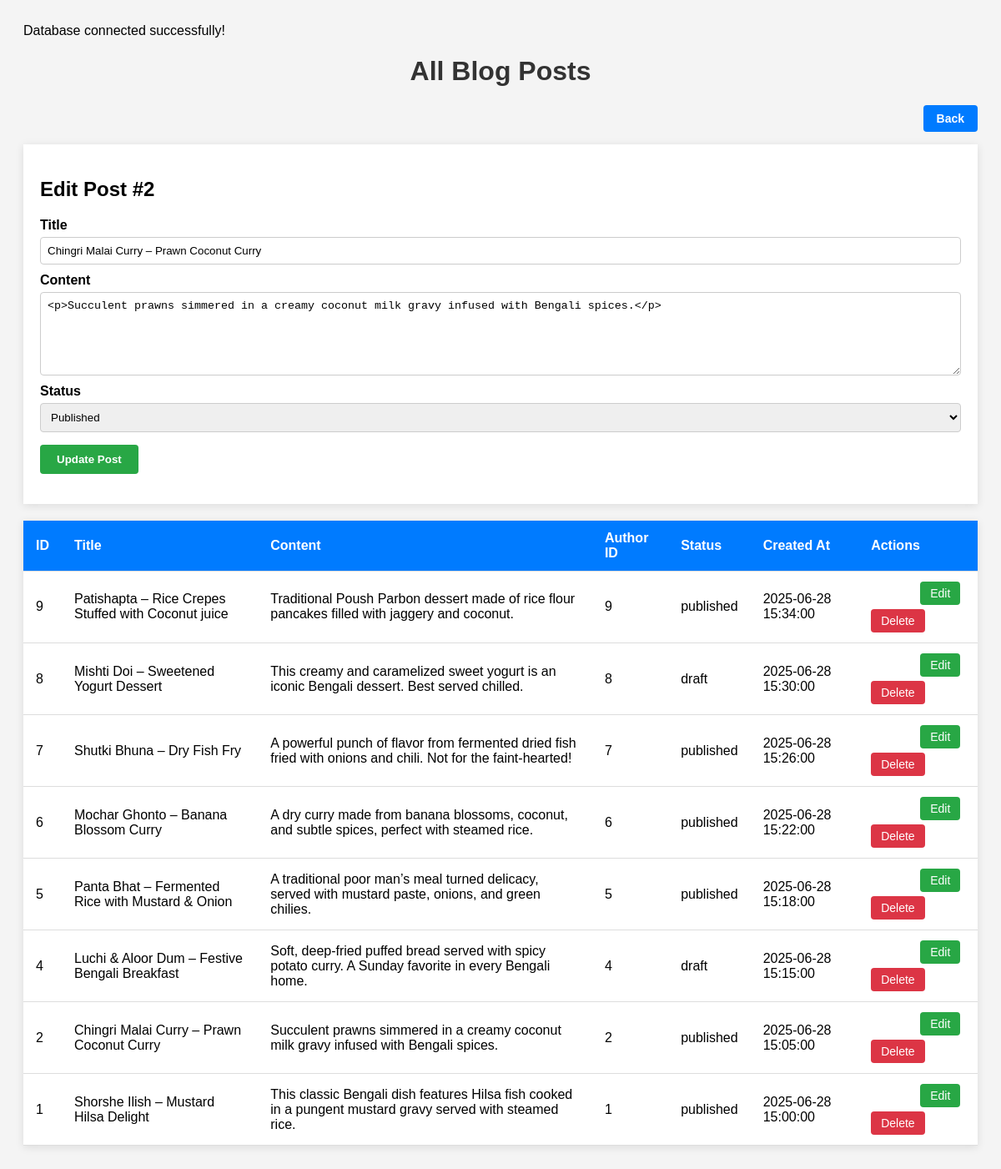
The app's page /view/dashboard/see_post.php?edit_post=2 (signed in) with its own data.
### tables this page shows
CREATE TABLE `posts` (
  `post_id` int(11) NOT NULL,
  `title` varchar(255) NOT NULL,
  `content` longtext NOT NULL,
  `author_id` int(11) NOT NULL,
  `status` enum('draft','published') DEFAULT 'draft',
  `created_at` datetime DEFAULT current_timestamp()
);

### view/dashboard/see_post.php (the view, shortened to what this page needs)
<?php
include "../../model/database.php";
$sql = "SELECT * FROM posts ORDER BY created_at DESC";
$result = $conn->query($sql);
$editing = false;
$edit_post = null;
if (isset($_GET['edit_post'])) {
    $editing = true;
    $edit_post_id = (int) $_GET['edit_post'];
    $stmt = $conn->prepare("SELECT * FROM posts WHERE post_id = ?");
    $stmt->bind_param("i", $edit_post_id);
    $stmt->execute();
    $res = $stmt->get_result();
    $edit_post = $res->fetch_assoc();
}
?>
<!DOCTYPE html>
<html lang="en">
<head>
</head>
<body>
    <h1>All Blog Posts</h1>
    <div class="top-bar">
        <a href="post.php" class="home-btn">Back</a>
    </div>
    <?php if ($editing && $edit_post): ?>
        <div class="edit-form">
            <h2>Edit Post #<?= $edit_post['post_id'] ?></h2>
            <form method="POST" action="see_post.php">
                <label for="title">Title</label>
                <input type="text" id="title" name="title" required value="<?= htmlspecialchars($edit_post['title']) ?>">
                <label for="content">Content</label>
                <textarea id="content" name="content" required><?= htmlspecialchars($edit_post['content']) ?></textarea>
                <label for="status">Status</label>
                <select id="status" name="status" required>
                    <option value="published" <?= $edit_post['status'] === 'published' ? 'selected' : '' ?>>Published</option>
                </select>
                <input type="submit" value="Update Post">
            </form>
        </div>
    <?php endif; ?>
    <?php if ($result->num_rows > 0): ?>
        <table>
            <tr>
                <th>ID</th>
                <th>Title</th>
                <th>Content</th>
                <th>Author ID</th>
                <th>Status</th>
                <th>Created At</th>
                <th>Actions</th>
            </tr>
            <?php while ($row = $result->fetch_assoc()): ?>
                <tr>
                    <td><?= htmlspecialchars($row['post_id']) ?></td>
                    <td><?= htmlspecialchars($row['title']) ?></td>
                    <td><?= $row['content'] ?></td>
                    <td><?= htmlspecialchars($row['author_id']) ?></td>
                    <td><?= htmlspecialchars($row['status']) ?></td>
                    <td><?= htmlspecialchars($row['created_at']) ?></td>
                    <td class="actions">
                    <a class="view" href="view_post.php?post_id=<?= $row['post_id'] ?>">View</a>
                        <a class="edit" href="?edit_post=<?= $row['post_id'] ?>">Edit</a>
                        <a class="delete" href="?post_id=<?= $row['post_id'] ?>&author_id=<?= $row['author_id'] ?>"
                            onclick="return confirm('Are you sure?')">Delete</a>
                    </td>
                </tr>
            <?php endwhile; ?>
        </table>
    <?php else: ?>
        <p>No posts found.</p>
    <?php endif; ?>
</body>
</html>

### view/dashboard/see_post.php (style rules this page uses)
body { font-family: Arial, sans-serif; background: #f4f4f4; padding: 20px; }
h1 { text-align: center; color: #333; }
.top-bar { width: 100%; display: flex; justify-content: flex-end; margin-bottom: 15px; }
.home-btn { background-color: #007BFF; color: white; padding: 8px 16px; border-radius: 4px; text-decoration: none; font-weight: bold; font-size: 14px; transition: background-color 0.3s ease; }
table { width: 100%; border-collapse: collapse; background: white; box-shadow: 0 2px 10px rgba(0, 0, 0, 0.1); margin-top: 20px; }
th, td { padding: 12px 15px; text-align: left; border-bottom: 1px solid #ddd; }
th { background-color: #007BFF; color: white; }
.actions { display: flex; flex-wrap: wrap; gap: 5px; }
.actions a { text-decoration: none; padding: 6px 12px; border-radius: 4px; color: white; font-size: 14px; display: inline-block; }
.edit { background-color: #28a745; }
.delete { background-color: #dc3545; }
.edit-form { background: white; padding: 20px; margin-bottom: 20px; box-shadow: 0 2px 10px rgba(0, 0, 0, 0.1); }
.edit-form label { display: block; margin: 10px 0 5px; font-weight: bold; }
.edit-form input[type="text"], .edit-form textarea, .edit-form select { width: 100%; padding: 8px; border-radius: 4px; border: 1px solid #ccc; box-sizing: border-box; }
.edit-form textarea { resize: vertical; min-height: 100px; }
.edit-form input[type="submit"] { background-color: #28a745; color: white; padding: 10px 20px; margin-top: 15px; border: none; border-radius: 4px; cursor: pointer; font-weight: bold; }

### records on screen
posts: post_id "2", title "Chingri Malai Curry – Prawn Coconut Curry", content "<p>Succulent prawns simmered in a creamy coconut milk gravy infused with Bengali spices.</p>", status "Published", content "Succulent prawns simmered in a creamy coconut milk gravy infused with Bengali spices.", author "2", status "published", created_at "2025-06-28 15:05:00"
posts: post_id "9", title "Patishapta – Rice Crepes Stuffed with Coconut juice", content "Traditional Poush Parbon dessert made of rice flour pancakes filled with jaggery and coconut.", author "9", status "published", created_at "2025-06-28 15:34:00"
posts: post_id "8", title "Mishti Doi – Sweetened Yogurt Dessert", content "This creamy and caramelized sweet yogurt is an iconic Bengali dessert. Best served chilled.", author "8", status "draft", created_at "2025-06-28 15:30:00"
posts: post_id "7", title "Shutki Bhuna – Dry Fish Fry", content "A powerful punch of flavor from fermented dried fish fried with onions and chili. Not for the faint-hearted!", author "7", status "published", created_at "2025-06-28 15:26:00"
posts: post_id "6", title "Mochar Ghonto – Banana Blossom Curry", content "A dry curry made from banana blossoms, coconut, and subtle spices, perfect with steamed rice.", author "6", status "published", created_at "2025-06-28 15:22:00"
posts: post_id "5", title "Panta Bhat – Fermented Rice with Mustard & Onion", content "A traditional poor man’s meal turned delicacy, served with mustard paste, onions, and green chilies.", author "5", status "published", created_at "2025-06-28 15:18:00"
posts: post_id "4", title "Luchi & Aloor Dum – Festive Bengali Breakfast", content "Soft, deep-fried puffed bread served with spicy potato curry. A Sunday favorite in every Bengali home.", author "4", status "draft", created_at "2025-06-28 15:15:00"
posts: post_id "1", title "Shorshe Ilish – Mustard Hilsa Delight", content "This classic Bengali dish features Hilsa fish cooked in a pungent mustard gravy served with steamed rice.", author "1", status "published", created_at "2025-06-28 15:00:00"
